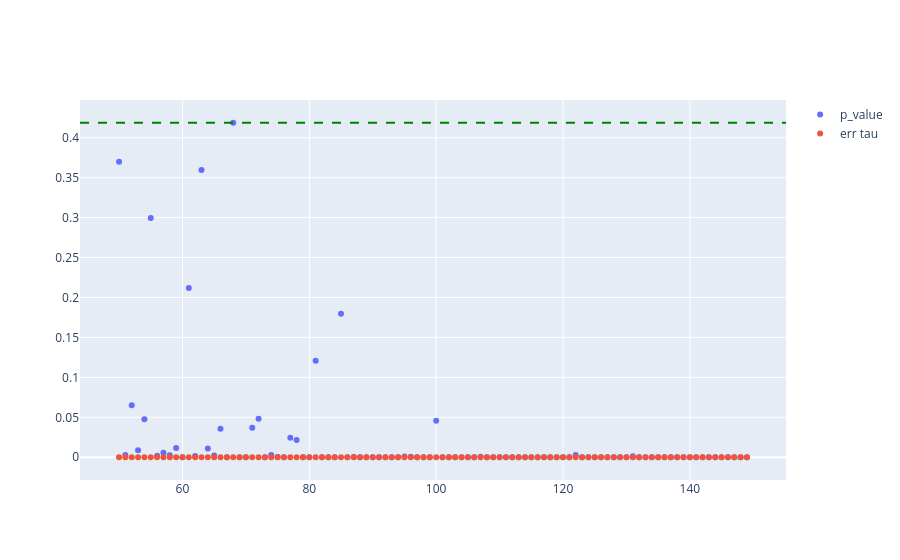

Write notebook code for a chart like this one.
### Code cell
fig = go.Figure()

fig.add_trace( go.Scatter( x = range_bins , y = p_value_list , mode="markers" , name="p_value"))
fig.add_trace( go.Scatter( x = range_bins , y = err_list , mode="markers" , name="err tau"))
fig.add_hline( y= max(p_value_list) , line_dash="dash", line_color="green" , name= "minimum p_value")
fig.update_layout(showlegend=True)
fig.show()

fig = go.Figure()
fig.add_trace( go.Scatter( x = range_bins , y = chi2_list , mode="markers" , name="chi 2"))
fig.add_hline( y= min(chi2_list) , line_dash="dash", line_color="green" , name= "minimum chi 2")
fig.update_layout(showlegend=True)
fig.show()
